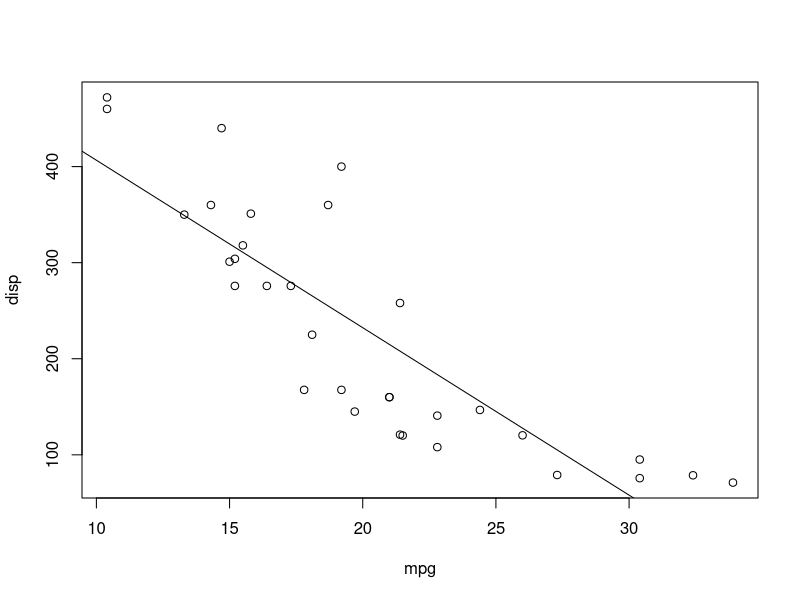
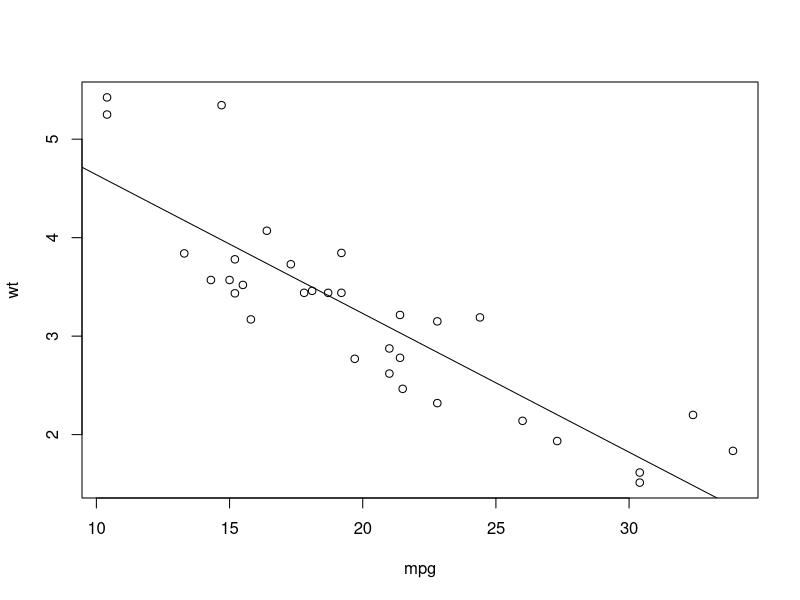

The R script that drew these images, in order: (Note: this script raises an error after producing the figures.)
## ---- chunk 1
knitr::opts_chunk$set(echo = TRUE)
## ---- chunk 2
with(mtcars,
     {
         summary(mpg)
         plot(mpg, disp)
         abline(lm(disp ~ mpg))
         plot(mpg, wt)
         abline(lm(wt ~ mpg))
     })

with(mtcars,{
    nokeep <- summary(mpg)
    keep <<- summary(mpg) # special assignment to keep the assignment
})
keep
nokeep
## ---- chunk 3
library(tibble)
as_tibble(mtcars)
## ---- chunk 4
?file
